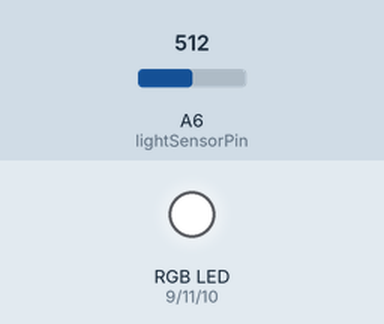
Simulated run of this sketch. Board: Arduino Nano, built with avr-gcc and run on an emulated ATmega328P. Shown: an RGB LED mixed from three pins (HIGH = lit). Dashed ring = blinking. Inputs (shaded band) come from the test bench; at power-on: A6 (lightSensorPin) = 512.

Above: at 1.2 s.
1.3 s: A6 (lightSensorPin) set to 22
2.8 s: A6 (lightSensorPin) set to 17
At 3.42 s:
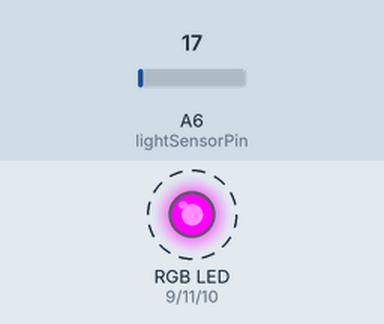
5.8 s: A6 (lightSensorPin) set to 122
At 7.0 s:
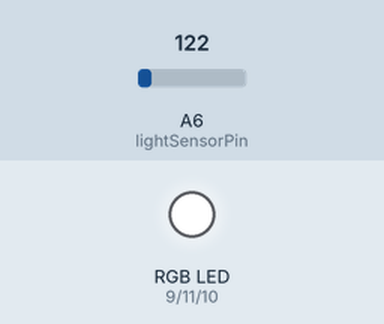
7.3 s: A6 (lightSensorPin) set to 10
At 7.67 s:
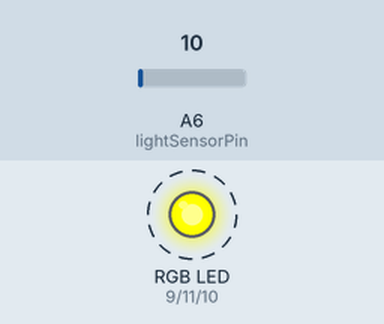
Timing chart, 0 to 11.3 s (numbered marks = the images above; inputs shaded):
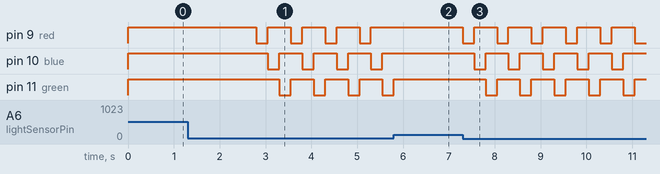

The sketch:

lilypad_lightToRGB.ino
```cpp
/* Pin Definitions */
int red = 9;
int green = 11;
int blue = 10;

int lightSensorPin = A6;
int tempSensorPin = A1;


void setup()
{
    pinMode(red, OUTPUT);
    pinMode(green, OUTPUT);
    pinMode(blue, OUTPUT);

    digitalWrite(red, HIGH);
    digitalWrite(blue, HIGH);
    digitalWrite(green, HIGH);

}

void loop()
{

    //if it's dark (the light sensor sees less than 20)
    if(analogRead(lightSensorPin) < 20){

      //Blink red
      digitalWrite(red, LOW);
      delay(250);
      digitalWrite(red, HIGH);

      //Blink blue
      digitalWrite(blue, LOW);
      delay(250);
      digitalWrite(blue, HIGH);

      //Blink green
      digitalWrite(green, LOW);
      delay(250);
      digitalWrite(green, HIGH);


    }
    else{ //it's not dark

      //so turn all the lights off
      digitalWrite(red, HIGH);
      digitalWrite(blue, HIGH);
      digitalWrite(green, HIGH);
    }


}
```

Measured:
- the behaviour switches between 20 and 19 on A6 (lightSensorPin) (found by bisection; images 0 and 1)
- after the input at 1.3 s, every drawn part: stays the same
- after the input at 2.8 s, pin 9 (red): alternates HIGH for 0.50 s and LOW for 0.25 s, starting at once; pin 10 (blue): alternates HIGH for 0.50 s and LOW for 0.25 s, starting after 0.25 s; pin 11 (green): alternates HIGH for 0.50 s and LOW for 0.25 s, starting after 0.50 s
- after the input at 5.8 s, pin 9 (red), pin 10 (blue): stops changing and stays HIGH; pin 11 (green): goes on until 5.8 s, then stays HIGH
- after the input at 7.3 s, pin 9 (red): alternates HIGH for 0.50 s and LOW for 0.25 s, starting at once; pin 10 (blue): alternates HIGH for 0.50 s and LOW for 0.25 s, starting after 0.25 s; pin 11 (green): alternates HIGH for 0.50 s and LOW for 0.25 s, starting after 0.50 s
